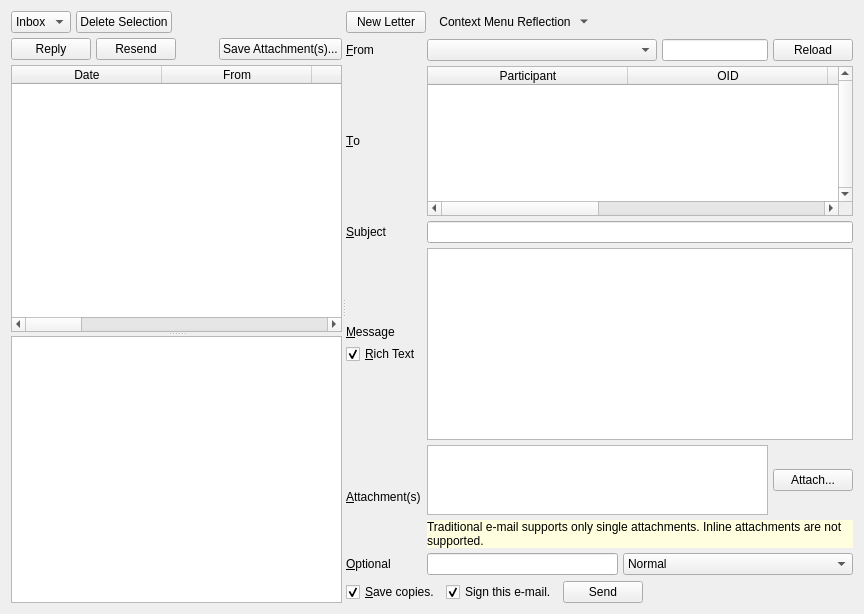
              <widget class="QWidget" name="tab_read_write">
               <attribute name="title">
                <string>&amp;Read / &amp;Write</string>
               </attribute>
               <layout class="QHBoxLayout" name="horizontalLayout_24">
                <item>
                 <widget class="QSplitter" name="emailSplitter">
                  <property name="orientation">
                   <enum>Qt::Horizontal</enum>
                  </property>
                  <widget class="QWidget" name="verticalLayoutWidget_2">
                   <layout class="QVBoxLayout" name="verticalLayout_69">
                    <property name="spacing">
                     <number>5</number>
                    </property>
                    <item>
                     <layout class="QHBoxLayout" name="horizontalLayout_38">
                      <property name="spacing">
                       <number>5</number>
                      </property>
                      <item>
                       <widget class="QComboBox" name="folder">
                        <property name="sizeAdjustPolicy">
                         <enum>QComboBox::AdjustToContents</enum>
                        </property>
                        <item>
                         <property name="text">
                          <string>Inbox</string>
                         </property>
                        </item>
                        <item>
                         <property name="text">
                          <string>Sent</string>
                         </property>
                        </item>
                        <item>
                         <property name="text">
                          <string>Trash</string>
                         </property>
                        </item>
                       </widget>
                      </item>
                      <item>
                       <widget class="QPushButton" name="deleteEmail">
                        <property name="text">
                         <string>Delete Selection</string>
                        </property>
                       </widget>
                      </item>
                      <item>
                       <spacer name="horizontalSpacer_32">
                        <property name="orientation">
                         <enum>Qt::Horizontal</enum>
                        </property>
                        <property name="sizeHint" stdset="0">
                         <size>
                          <width>40</width>
                          <height>20</height>
                         </size>
                        </property>
                       </spacer>
                      </item>
                     </layout>
                    </item>
                    <item>
                     <layout class="QHBoxLayout" name="horizontalLayout_85">
                      <item>
                       <widget class="QPushButton" name="reply">
                        <property name="text">
                         <string>Reply</string>
                        </property>
                       </widget>
                      </item>
                      <item>
                       <widget class="QPushButton" name="resend">
                        <property name="text">
                         <string>Resend</string>
                        </property>
                       </widget>
                      </item>
                      <item>
                       <spacer name="horizontalSpacer_69">
                        <property name="orientation">
                         <enum>Qt::Horizontal</enum>
                        </property>
                        <property name="sizeHint" stdset="0">
                         <size>
                          <width>40</width>
                          <height>20</height>
                         </size>
                        </property>
                       </spacer>
                      </item>
                      <item>
                       <widget class="QPushButton" name="saveAttachment">
                        <property name="text">
                         <string>Save Attachment(s)...</string>
                        </property>
                       </widget>
                      </item>
                     </layout>
                    </item>
                    <item>
                     <widget class="QSplitter" name="readVerticalSplitter">
                      <property name="orientation">
                       <enum>Qt::Vertical</enum>
                      </property>
                      <widget class="QTableWidget" name="mail">
                       <property name="alternatingRowColors">
                        <bool>true</bool>
                       </property>
                       <property name="selectionMode">
                        <enum>QAbstractItemView::MultiSelection</enum>
                       </property>
                       <property name="selectionBehavior">
                        <enum>QAbstractItemView::SelectRows</enum>
                       </property>
                       <property name="horizontalScrollMode">
                        <enum>QAbstractItemView::ScrollPerPixel</enum>
                       </property>
                       <property name="sortingEnabled">
                        <bool>true</bool>
                       </property>
                       <attribute name="horizontalHeaderDefaultSectionSize">
                        <number>150</number>
                       </attribute>
                       <attribute name="horizontalHeaderStretchLastSection">
                        <bool>true</bool>
                       </attribute>
                       <column>
                        <property name="text">
                         <string>Date</string>
                        </property>
                       </column>
                       <column>
                        <property name="text">
                         <string>From</string>
                        </property>
                       </column>
                       <column>
                        <property name="text">
                         <string>Status</string>
                        </property>
                       </column>
                       <column>
                        <property name="text">
                         <string>Subject</string>
                        </property>
                       </column>
                       <column>
                        <property name="text">
                         <string>Attachment(s)</string>
                        </property>
                       </column>
                       <column>
                        <property name="text">
                         <string>goldbug</string>
                        </property>
                       </column>
                       <column>
                        <property name="text">
                         <string>message</string>
                        </property>
                       </column>
                       <column>
                        <property name="text">
                         <string>message_digest</string>
                        </property>
                       </column>
                       <column>
                        <property name="text">
                         <string>receiver_sender_hash</string>
                        </property>
                       </column>
                       <column>
                        <property name="text">
                         <string>hash</string>
                        </property>
                       </column>
                       <column>
                        <property name="text">
                         <string>signature</string>
                        </property>
                       </column>
                       <column>
                        <property name="text">
                         <string>OID</string>
                        </property>
                       </column>
                      </widget>
                      <widget class="QTextBrowser" name="mailMessage">
                       <property name="tabChangesFocus">
                        <bool>true</bool>
                       </property>
                       <property name="textInteractionFlags">
                        <set>Qt::LinksAccessibleByMouse|Qt::TextSelectableByKeyboard|Qt::TextSelectableByMouse</set>
                       </property>
                       <property name="openLinks">
                        <bool>false</bool>
                       </property>
                      </widget>
                     </widget>
                    </item>
                   </layout>
                  </widget>
                  <widget class="QWidget" name="layoutWidget1">
                   <layout class="QVBoxLayout" name="verticalLayout_29">
                    <item>
                     <layout class="QHBoxLayout" name="horizontalLayout_20">
                      <item>
                       <widget class="QPushButton" name="clearOutgoing">
                        <property name="text">
                         <string>New Letter</string>
                        </property>
                       </widget>
                      </item>
                      <item>
                       <widget class="QToolButton" name="emailWriteActionMenu">
                        <property name="toolTip">
                         <string>Context Menu</string>
                        </property>
                        <property name="text">
                         <string>Context Menu Reflection</string>
                        </property>
                        <property name="icon">
                         <iconset resource="../Icons/icons.qrc">
                          <normaloff>:/generic/menu.png</normaloff>:/generic/menu.png</iconset>
                        </property>
                        <property name="popupMode">
                         <enum>QToolButton::MenuButtonPopup</enum>
                        </property>
                        <property name="autoRaise">
                         <bool>true</bool>
                        </property>
                       </widget>
                      </item>
                      <item>
                       <spacer name="horizontalSpacer_3">
                        <property name="orientation">
                         <enum>Qt::Horizontal</enum>
                        </property>
                        <property name="sizeHint" stdset="0">
                         <size>
                          <width>40</width>
                          <height>20</height>
                         </size>
                        </property>
                       </spacer>
                      </item>
                     </layout>
                    </item>
                    <item>
                     <layout class="QGridLayout" name="gridLayout_4">
                      <property name="spacing">
                       <number>5</number>
                      </property>
                      <item row="1" column="0">
                       <widget class="QLabel" name="label_10">
                        <property name="text">
                         <string>&amp;To</string>
                        </property>
                        <property name="margin">
                         <number>7</number>
                        </property>
                        <property name="buddy">
                         <cstring>emailParticipants</cstring>
                        </property>
                       </widget>
                      </item>
                      <item row="0" column="0">
                       <widget class="QLabel" name="label_41">
                        <property name="text">
                         <string>&amp;From</string>
                        </property>
                        <property name="margin">
                         <number>7</number>
                        </property>
                        <property name="buddy">
                         <cstring>emailName</cstring>
                        </property>
                       </widget>
                      </item>
                      <item row="2" column="1">
                       <widget class="QLineEdit" name="outgoingSubject"/>
                      </item>
                      <item row="3" column="0">
                       <layout class="QVBoxLayout" name="verticalLayout_71">
                        <property name="spacing">
                         <number>5</number>
                        </property>
                        <item>
                         <spacer name="verticalSpacer_7">
                          <property name="orientation">
                           <enum>Qt::Vertical</enum>
                          </property>
                          <property name="sizeHint" stdset="0">
                           <size>
                            <width>20</width>
                            <height>40</height>
                           </size>
                          </property>
                         </spacer>
                        </item>
                        <item>
                         <widget class="QLabel" name="label_4">
                          <property name="text">
                           <string>&amp;Message</string>
                          </property>
                          <property name="margin">
                           <number>7</number>
                          </property>
                          <property name="buddy">
                           <cstring>outgoingMessage</cstring>
                          </property>
                         </widget>
                        </item>
                        <item>
                         <widget class="QCheckBox" name="richtext">
                          <property name="text">
                           <string>&amp;Rich Text</string>
                          </property>
                          <property name="checked">
                           <bool>true</bool>
                          </property>
                         </widget>
                        </item>
                        <item>
                         <spacer name="verticalSpacer_5">
                          <property name="orientation">
                           <enum>Qt::Vertical</enum>
                          </property>
                          <property name="sizeHint" stdset="0">
                           <size>
                            <width>20</width>
                            <height>40</height>
                           </size>
                          </property>
                         </spacer>
                        </item>
                       </layout>
                      </item>
                      <item row="0" column="1">
                       <layout class="QHBoxLayout" name="horizontalLayout_47">
                        <property name="spacing">
                         <number>5</number>
                        </property>
                        <item>
                         <widget class="QComboBox" name="emailName">
                          <property name="insertPolicy">
                           <enum>QComboBox::InsertAtCurrent</enum>
                          </property>
                          <property name="sizeAdjustPolicy">
                           <enum>QComboBox::AdjustToContents</enum>
                          </property>
                          <property name="minimumContentsLength">
                           <number>25</number>
                          </property>
                         </widget>
                        </item>
                        <item>
                         <widget class="QLineEdit" name="emailNameEditable"/>
                        </item>
                        <item>
                         <widget class="QPushButton" name="reloadEmailNames">
                          <property name="toolTip">
                           <string>Populate the From widget with Poptastic accounts.</string>
                          </property>
                          <property name="text">
                           <string>Reload</string>
                          </property>
                         </widget>
                        </item>
                       </layout>
                      </item>
                      <item row="2" column="0">
                       <widget class="QLabel" name="label_25">
                        <property name="text">
                         <string>&amp;Subject</string>
                        </property>
                        <property name="margin">
                         <number>7</number>
                        </property>
                        <property name="buddy">
                         <cstring>outgoingSubject</cstring>
                        </property>
                       </widget>
                      </item>
                      <item row="1" column="1">
                       <layout class="QVBoxLayout" name="verticalLayout_70">
                        <property name="spacing">
                         <number>5</number>
                        </property>
                        <item>
                         <widget class="QTableWidget" name="emailParticipants">
                          <property name="sizePolicy">
                           <sizepolicy hsizetype="Expanding" vsizetype="Minimum">
                            <horstretch>0</horstretch>
                            <verstretch>0</verstretch>
                           </sizepolicy>
                          </property>
                          <property name="maximumSize">
                           <size>
                            <width>16777215</width>
                            <height>150</height>
                           </size>
                          </property>
                          <property name="verticalScrollBarPolicy">
                           <enum>Qt::ScrollBarAlwaysOn</enum>
                          </property>
                          <property name="alternatingRowColors">
                           <bool>true</bool>
                          </property>
                          <property name="selectionBehavior">
                           <enum>QAbstractItemView::SelectRows</enum>
                          </property>
                          <property name="horizontalScrollMode">
                           <enum>QAbstractItemView::ScrollPerPixel</enum>
                          </property>
                          <property name="sortingEnabled">
                           <bool>true</bool>
                          </property>
                          <attribute name="horizontalHeaderDefaultSectionSize">
                           <number>200</number>
                          </attribute>
                          <attribute name="horizontalHeaderStretchLastSection">
                           <bool>true</bool>
                          </attribute>
                          <column>
                           <property name="text">
                            <string>Participant</string>
                           </property>
                          </column>
                          <column>
                           <property name="text">
                            <string>OID</string>
                           </property>
                          </column>
                          <column>
                           <property name="text">
                            <string>neighbor_oid</string>
                           </property>
                          </column>
                          <column>
                           <property name="text">
                            <string>public_key_hash</string>
                           </property>
                          </column>
                          <column>
                           <property name="text">
                            <string>Forward Secrecy Information</string>
                           </property>
                          </column>
                         </widget>
                        </item>
                       </layout>
                      </item>
                      <item row="5" column="0">
                       <widget class="QLabel" name="label_6">
                        <property name="text">
                         <string>&amp;Optional</string>
                        </property>
                        <property name="margin">
                         <number>7</number>
                        </property>
                        <property name="buddy">
                         <cstring>goldbug</cstring>
                        </property>
                       </widget>
                      </item>
                      <item row="5" column="1">
                       <layout class="QHBoxLayout" name="horizontalLayout_31">
                        <property name="spacing">
                         <number>5</number>
                        </property>
                        <item>
                         <widget class="QLineEdit" name="goldbug">
                          <property name="toolTip">
                           <string>&lt;html&gt;&lt;head/&gt;&lt;body&gt;&lt;p&gt;Bundle the e-mail components in an additional layer of AES-256 encryption and SHA-512 authentication. Do remember to notify all recipients of the Gold Bug.&lt;/p&gt;&lt;/body&gt;&lt;/html&gt;</string>
                          </property>
                         </widget>
                        </item>
                        <item>
                         <widget class="QComboBox" name="email_fs_gb">
                          <property name="currentIndex">
                           <number>2</number>
                          </property>
                          <property name="sizeAdjustPolicy">
                           <enum>QComboBox::AdjustToContents</enum>
                          </property>
                          <property name="minimumContentsLength">
                           <number>25</number>
                          </property>
                          <item>
                           <property name="text">
                            <string>Forward Secrecy</string>
                           </property>
                          </item>
                          <item>
                           <property name="text">
                            <string>Gold Bug</string>
                           </property>
                          </item>
                          <item>
                           <property name="text">
                            <string>Normal</string>
                           </property>
                          </item>
                          <item>
                           <property name="text">
                            <string>Pure Forward Secrecy</string>
                           </property>
                          </item>
                         </widget>
                        </item>
                       </layout>
                      </item>
                      <item row="3" column="1">
                       <widget class="QTextEdit" name="outgoingMessage">
                        <property name="tabChangesFocus">
                         <bool>true</bool>
                        </property>
                        <property name="textInteractionFlags">
                         <set>Qt::TextEditorInteraction</set>
                        </property>
                       </widget>
                      </item>
                      <item row="4" column="0">
                       <widget class="QLabel" name="label_94">
                        <property name="text">
                         <string>&amp;Attachment(s)</string>
                        </property>
                        <property name="margin">
                         <number>7</number>
                        </property>
                        <property name="buddy">
                         <cstring>attachment</cstring>
                        </property>
                       </widget>
                      </item>
                      <item row="4" column="1">
                       <layout class="QVBoxLayout" name="verticalLayout_72">
                        <item>
                         <layout class="QVBoxLayout" name="verticalLayout_74">
                          <item>
                           <layout class="QHBoxLayout" name="horizontalLayout_51">
                            <property name="spacing">
                             <number>5</number>
                            </property>
                            <item>
                             <widget class="QTextBrowser" name="attachment">
                              <property name="sizePolicy">
                               <sizepolicy hsizetype="Expanding" vsizetype="Maximum">
                                <horstretch>0</horstretch>
                                <verstretch>0</verstretch>
                               </sizepolicy>
                              </property>
                              <property name="toolTip">
                               <string>Click an attachment to remove it.</string>
                              </property>
                              <property name="tabChangesFocus">
                               <bool>true</bool>
                              </property>
                              <property name="openLinks">
                               <bool>false</bool>
                              </property>
                             </widget>
                            </item>
                            <item>
                             <widget class="QPushButton" name="selectAttachment">
                              <property name="text">
                               <string>Attach...</string>
                              </property>
                             </widget>
                            </item>
                           </layout>
                          </item>
                         </layout>
                        </item>
                        <item>
                         <widget class="QLabel" name="label_86">
                          <property name="sizePolicy">
                           <sizepolicy hsizetype="Preferred" vsizetype="Maximum">
                            <horstretch>0</horstretch>
                            <verstretch>0</verstretch>
                           </sizepolicy>
                          </property>
                          <property name="styleSheet">
                           <string notr="true">background-color: rgb(255, 255, 224);</string>
                          </property>
                          <property name="text">
                           <string>Traditional e-mail supports only single attachments. Inline attachments are not supported.</string>
                          </property>
                          <property name="wordWrap">
                           <bool>true</bool>
                          </property>
                         </widget>
                        </item>
                       </layout>
                      </item>
                     </layout>
                    </item>
                    <item>
                     <layout class="QHBoxLayout" name="horizontalLayout_22">
                      <item>
                       <widget class="QCheckBox" name="saveCopy">
                        <property name="sizePolicy">
                         <sizepolicy hsizetype="Minimum" vsizetype="Preferred">
                          <horstretch>0</horstretch>
                          <verstretch>0</verstretch>
                         </sizepolicy>
                        </property>
                        <property name="text">
                         <string>&amp;Save copies.</string>
                        </property>
                        <property name="checked">
                         <bool>true</bool>
                        </property>
                       </widget>
                      </item>
                      <item>
                       <widget class="QCheckBox" name="sign_this_email">
                        <property name="text">
                         <string>Sign this e-mail.</string>
                        </property>
                        <property name="checked">
                         <bool>true</bool>
                        </property>
                       </widget>
                      </item>
                      <item>
                       <widget class="QPushButton" name="sendMail">
                        <property name="text">
                         <string>Send</string>
                        </property>
                       </widget>
                      </item>
                      <item>
                       <spacer name="horizontalSpacer_14">
                        <property name="orientation">
                         <enum>Qt::Horizontal</enum>
                        </property>
                        <property name="sizeHint" stdset="0">
                         <size>
                          <width>40</width>
                          <height>20</height>
                         </size>
                        </property>
                       </spacer>
                      </item>
                     </layout>
                    </item>
                   </layout>
                  </widget>
                 </widget>
                </item>
               </layout>
              </widget>
